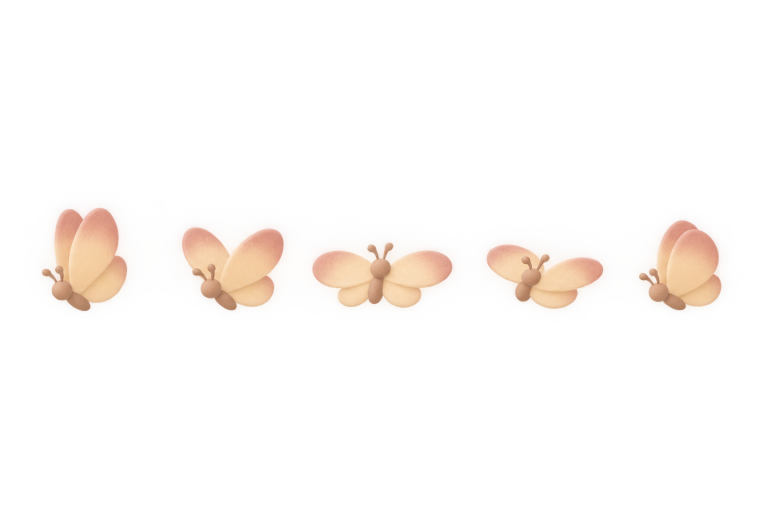
#> input picture design/art/masters/critter-butterfly/raw.webp, 1536 x 1024 px (shown at 1/2 size)
$ python light.py ../../design/art/masters/critter-butterfly/raw.webp
#> lines starting #> are read from the running program, lines starting #| are printed output that depends on the picture; after the words box and inside, x2 and y2 are one past the last pixel; in counts of white or black regions, pixels touching at a corner belong together
### tools/imagegen/style_lock.py
#!/usr/bin/env python3
"""Style lock: pull a generated image toward Pofu's look, measurably.

The art-direction study (docs/design/art-direction-study.md) found that
generated props drift away from R1 in three measurable ways: they are
darker (lower lightness floor), far more saturated (chroma), and carry more
fine detail at display size (hammered copper, wood grain, specular glints).
The style lock fixes those three things and nothing else. It never invents
shape; anything structural (camera, proportions, silhouette) is fixed in
the prompt and by regeneration.

Each step works in CIELAB on straight (unpremultiplied) color, and filters
are alpha-aware: transparent pixels are first filled with nearby opaque
color so nothing dark bleeds into the edges.

Presets live in ``style_lock.json`` next to this file:

    plate-final kind plate (ADR-0023): alpha snap and edge feather only
    lock-light  the default: bakes only the floor, detail, hue fixes and edges;
                saturation and contrast are graded at runtime (WorldGrade)
    soft-lock   the default until 2026-11-02 (hybrid of A and a light B)
    harmonize   study treatment A: grade and clamp only
    gouache     study treatment B: strong simplification and value steps
    storybook   study treatment C: flat color blocks and a soft outline

Usage:

    python3 -I tools/imagegen/style_lock.py apply --preset lock-light IN.png OUT.png
    python3 -I tools/imagegen/style_lock.py measure IN.png [IN2.png ...]

Dependencies: numpy and Pillow only.
"""
from __future__ import annotations

import argparse
import json
import sys
from dataclasses import dataclass
from pathlib import Path

import numpy as np
from PIL import Image

HERE = Path(__file__).resolve().parent
PRESETS_PATH = HERE / "style_lock.json"

# ---------------------------------------------------------------------------
# Color science (sRGB D65 <-> CIELAB), vectorized
# ---------------------------------------------------------------------------

_M = np.array([[0.4124564, 0.3575761, 0.1804375],
               [0.2126729, 0.7151522, 0.0721750],
               [0.0193339, 0.1191920, 0.9503041]])
_M_INV = np.linalg.inv(_M)
_WHITE = np.array([0.95047, 1.0, 1.08883])


def srgb_to_lab(rgb: np.ndarray) -> np.ndarray:
    rgb = np.asarray(rgb, dtype=np.float64)
    lin = np.where(rgb <= 0.04045, rgb / 12.92, ((rgb + 0.055) / 1.055) ** 2.4)
    xyz = lin @ _M.T / _WHITE
    eps, kappa = 216 / 24389, 24389 / 27
    f = np.where(xyz > eps, np.cbrt(xyz), (kappa * xyz + 16) / 116)
    return np.stack([116 * f[..., 1] - 16, 500 * (f[..., 0] - f[..., 1]), 200 * (f[..., 1] - f[..., 2])], axis=-1)


# [11 lines left out: function lab_to_srgb, not called in this run]


def lch(lab: np.ndarray) -> tuple[np.ndarray, np.ndarray, np.ndarray]:
    return lab[..., 0], np.hypot(lab[..., 1], lab[..., 2]), np.degrees(np.arctan2(lab[..., 2], lab[..., 1])) % 360


def from_lch(L: np.ndarray, C: np.ndarray, H: np.ndarray) -> np.ndarray:
    h = np.radians(H)
    return np.stack([L, C * np.cos(h), C * np.sin(h)], axis=-1)


# ---------------------------------------------------------------------------
# Filters (numpy only)
# ---------------------------------------------------------------------------

def box(img: np.ndarray, r: int) -> np.ndarray:
    """Mean over a (2r+1)^2 window, edges clamped. Works on 2D or 3D arrays."""
    if r <= 0:
        return img.copy()
    pad = [(r + 1, r), (r + 1, r)] + [(0, 0)] * (img.ndim - 2)
    p = np.pad(img, pad, mode="edge")
    c = p.cumsum(0).cumsum(1)
    k = 2 * r + 1
    s = c[k:, k:] - c[:-k, k:] - c[k:, :-k] + c[:-k, :-k]
    return s / (k * k)


# [102 lines left out: functions bleed, guided_smooth, kuwahara, _shift, gaussian_blur, value_noise and 1 more, not called in this run]


def hue_weight(H: np.ndarray, center: float, width: float) -> np.ndarray:
    d = np.abs((H - center + 180) % 360 - 180)
    return np.clip(1 - d / max(width, 1e-6), 0, 1) ** 2 * (3 - 2 * np.clip(1 - d / max(width, 1e-6), 0, 1))


# [14 lines left out: function clamp_chroma, not called in this run]


def soft_floor(x: np.ndarray, floor: float, knee: float) -> np.ndarray:
    """Identity above the knee, then a smooth toe that never drops below the floor."""
    return -soft_ceiling(-x, -knee, -floor)


# [48 lines left out: functions lift_values, posterize_soft, kmeans_lab, not called in this run]


# ---------------------------------------------------------------------------
# The style lock
# ---------------------------------------------------------------------------

@dataclass
class LockResult:
    rgba: np.ndarray  # float 0..1
    preset: str
    params: dict


def load_presets(path: Path = PRESETS_PATH) -> dict:
    return json.loads(Path(path).read_text(encoding="utf-8"))["presets"]


# [133 lines left out: functions apply_lock, measure, not called in this run]


def load_rgba(path: Path) -> np.ndarray:
    with Image.open(path) as im:
#> im is the input picture: PIL image 1536x1024 RGBA; mean R, G, B, A 52.2, 43.5, 41.3, 18.3
        return np.asarray(im.convert("RGBA"), dtype=np.float64) / 255.0


def save_rgba(rgba: np.ndarray, path: Path) -> None:
    Path(path).parent.mkdir(parents=True, exist_ok=True)
    Image.fromarray(np.clip(np.round(rgba * 255), 0, 255).astype(np.uint8), "RGBA").save(path, optimize=True)


# [26 lines left out: functions preset_for, main, not called in this run]


# [2 lines that do not run on import are left out]

### tools/imagegen/light.py
"""The art light standard: prompt block, measurement and target lookup.

Rules live in docs/design/light-standard.md (ADR-0021); numbers in
design/art/light-standard.json (value targets per colour-script cell x
layer, measured from the founder-picked references); key direction, rim, fill, shadow hue and fog are read from
design/art/colour-script.json and never duplicated. Pure functions (no
network), unit-tested on Linux.

A job declares `light: {cell: day|dawn|golden|dusk|night, layer: subject|near|far}`.
"""
from __future__ import annotations

import json
import sys
from pathlib import Path

import numpy as np
from PIL import Image, ImageFilter

HERE = Path(__file__).resolve().parent
sys.path.insert(0, str(HERE))
import style_lock as sl  # noqa: E402

ART_ROOT = HERE.parents[1] / "design" / "art"
STANDARD_PATH = ART_ROOT / "light-standard.json"
COLOUR_SCRIPT_PATH = ART_ROOT / "colour-script.json"

CELLS = ("day", "dawn", "golden", "dusk", "night")
LAYERS = ("subject", "near", "far")
# Kinds that need no light declaration (they carry no scene light).
EXEMPT_KINDS = ("icon", "ui", "widget", "appicon")
# Kinds that are sprites when transparent: painted under the day cell, relit
# by code. Plates (opaque) and concepts may paint any cell.
SPRITE_KINDS = ("char", "station", "prop", "world", "sheet")
MEASURE_PX = 800
# The subject region of an opaque plate: the lower middle, where the player looks.
PLATE_SUBJECT_BOX = (0.20, 0.30, 0.80, 0.90)  # x0, y0, x1, y1 as fractions


class LightError(ValueError):
    pass


_cache: dict[Path, dict] = {}


# [4 lines left out: function _load, not called in this run]


def standard() -> dict:
    return _load(STANDARD_PATH)


def colour_script() -> dict:
    return _load(COLOUR_SCRIPT_PATH)


# [10 lines left out: function parse_light, not called in this run]


def is_sprite(kind: str, transparent: bool) -> bool:
    return transparent and kind in SPRITE_KINDS


def targets(light: dict) -> dict:
    return standard()["cells"][light["cell"]][light["layer"]]


# ---------------------------------------------------------------------------
# Prompt block
# ---------------------------------------------------------------------------

# [61 lines left out: functions direction, opposite, render_block, not called in this run]


# ---------------------------------------------------------------------------
# Measurement
# ---------------------------------------------------------------------------

def subject_mask(rgba: np.ndarray) -> np.ndarray:
    alpha = rgba[..., 3]
    if float((alpha < 0.9).mean()) > 0.02:
        return alpha > 0.9
    h, w = alpha.shape
    x0, y0, x1, y1 = PLATE_SUBJECT_BOX
    m = np.zeros((h, w), dtype=bool)
    m[int(y0 * h):int(y1 * h), int(x0 * w):int(x1 * w)] = True
    return m


def _shrink(rgba: np.ndarray, px: int = MEASURE_PX) -> np.ndarray:
#> called with px = 800
    h, w = rgba.shape[:2]
#> h = 1024; w = 1536
    if max(h, w) <= px:
        return rgba
    s = px / max(h, w)
#> s = 0.521
    im = Image.fromarray(np.clip(np.round(rgba * 255), 0, 255).astype(np.uint8), "RGBA")
    im = im.resize((max(3, round(w * s)), max(3, round(h * s))), Image.Resampling.LANCZOS)
#> im: PIL image 800x533 RGBA
    return np.asarray(im, dtype=np.float64) / 255
#> returned value: shape (533, 800, 4) float64


def dark_channel(rgb: np.ndarray, size: int = 9) -> np.ndarray:
    dc = np.clip(rgb.min(axis=2) * 255, 0, 255).astype(np.uint8)
    return np.asarray(Image.fromarray(dc).filter(ImageFilter.MinFilter(size)), dtype=np.float64) / 255


def is_opaque(rgba: np.ndarray) -> bool:
    return float((rgba[..., 3] < 0.9).mean()) <= 0.02


def measure_light(rgba: np.ndarray) -> dict:
    """Light statistics of the subject region, plus the frame's sky, sea and darks for an opaque take
    (see design/art/light-standard.json `metrics`)."""
    rgba = _shrink(rgba)
    m = subject_mask(rgba)
#> in subject_mask, `return alpha > 0.9`:
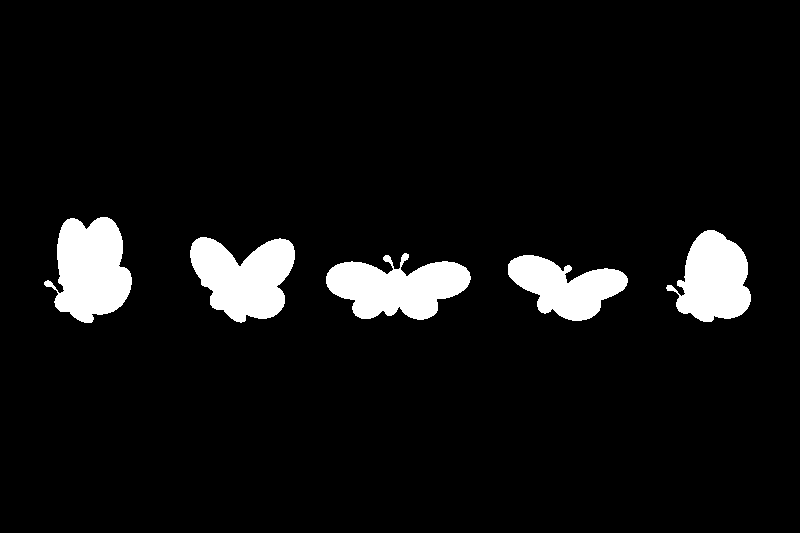
#> returned value: shape (533, 800) bool; 6.6% white; 5 white regions, box (x1, y1, x2, y2) and area: (44, 217, 132, 323) 6293, (190, 237, 295, 323) 6069, (326, 253, 471, 320) 6067, (666, 230, 751, 322) 5111, (508, 255, 628, 321) 4551
    if not m.any():
        return {"error": "no subject pixels"}
    rgb = rgba[..., :3]
    L = sl.srgb_to_lab(rgb)[..., 0]
#> in srgb_to_lab, `f = np.where(xyz > eps, np.cbrt(xyz), (kappa * xyz + 16) / 116)`:
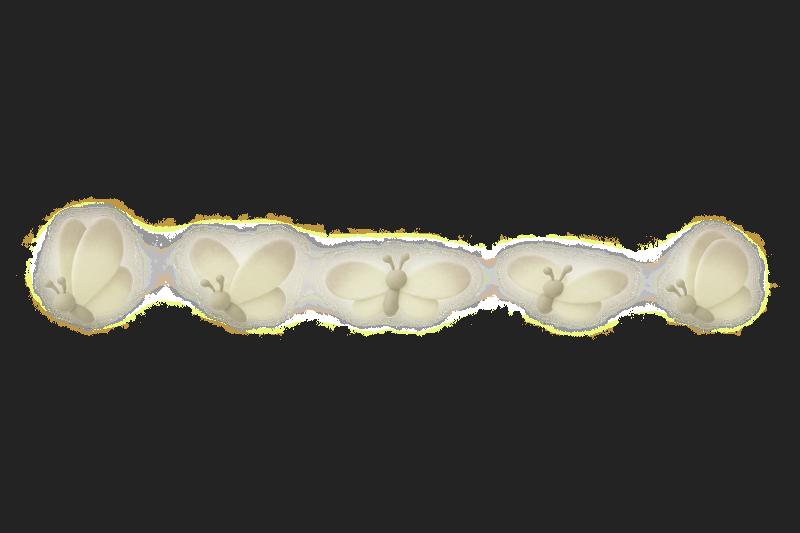
#> f: shape (533, 800, 3) float64; mean of channels 0, 1, 2 0.255, 0.252, 0.233; drawn as R, G, B
#> in srgb_to_lab, `return np.stack([116 * f[..., 1] - 16, 500 * (f[..., 0] - f[..., 1]), ..`:
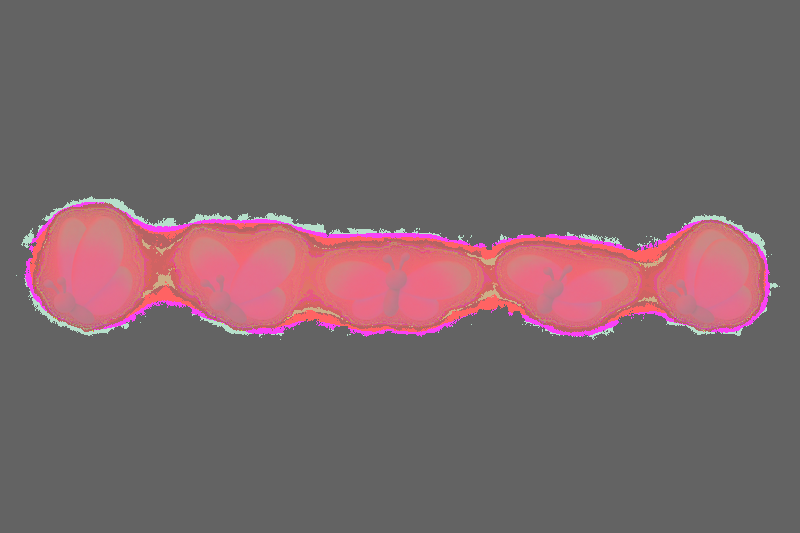
#> returned value: shape (533, 800, 3) float64; mean of channels 0, 1, 2 13.2, 1.7, 3.9; drawn with min black and max white
    q = lambda a, p: float(np.percentile(a, p))
    Ls = L[m]
    g = L / 100
    sd = np.sqrt(np.clip(sl.box(g * g, 4) - sl.box(g, 4) ** 2, 0, None))
#> in box, `p = np.pad(img, pad, mode="edge")`:
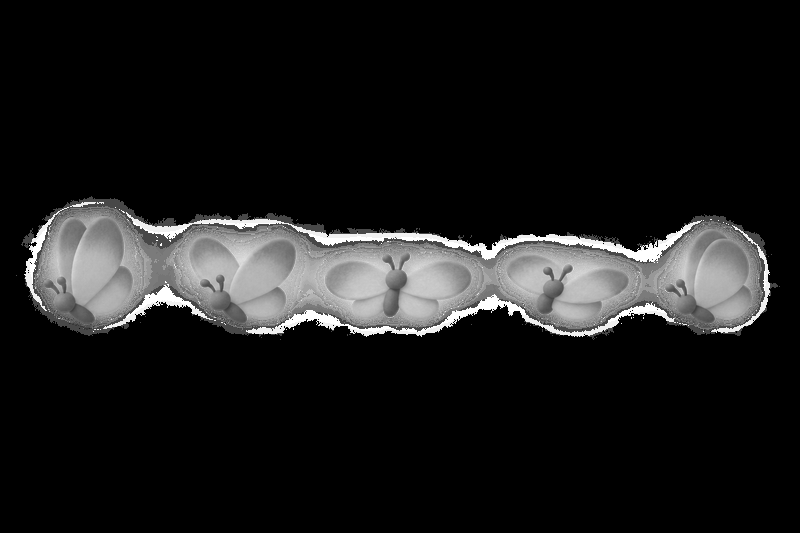
#> img: shape (533, 800) float64; min 0, max 1, mean 0.105
#> in box, `c = p.cumsum(0).cumsum(1)`:
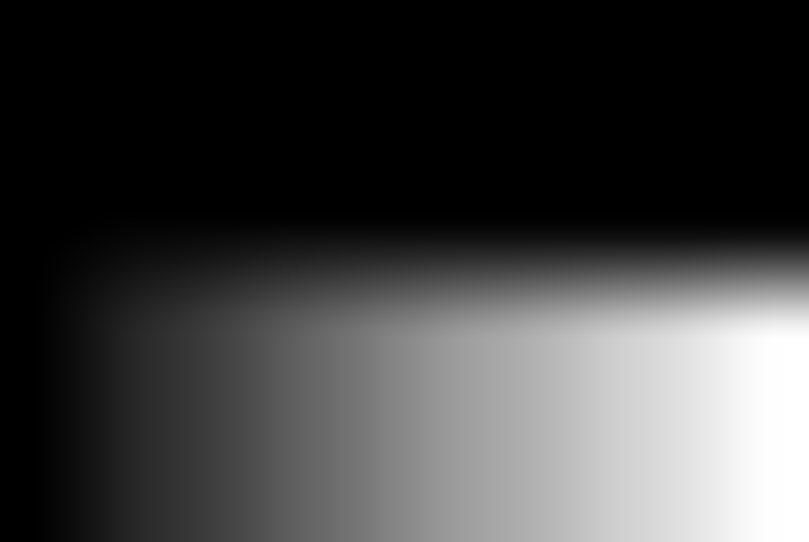
#> c: shape (542, 809) float64; min 0, max 44910.6, mean 11293.6; drawn with min black and max white
#> call 2 of box, with r = 4
#> in box (call 2), `s = c[k:, k:] - c[:-k, k:] - c[k:, :-k] + c[:-k, :-k]`:
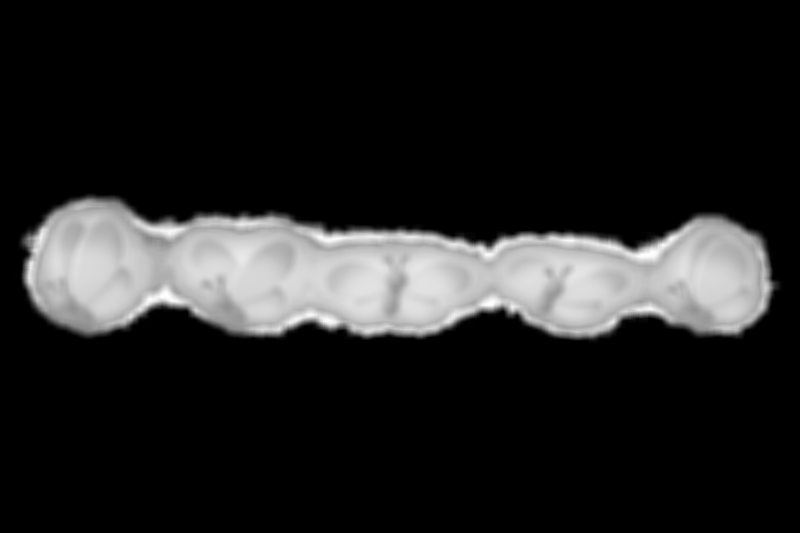
#> s: shape (533, 800) float64; min -7.28e-12, max 81, mean 10.7; drawn with min black and max white
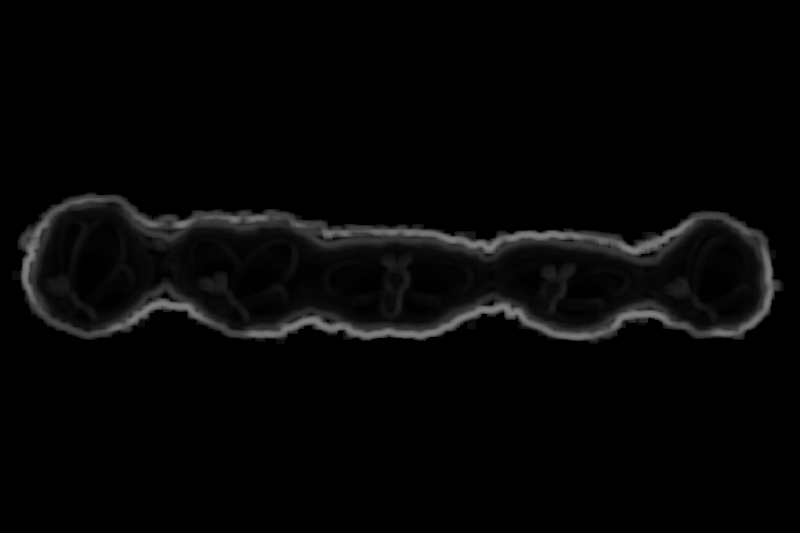
#> sd: shape (533, 800) float64; min 0, max 0.5, mean 0.0226
    out = {"L_p5": round(q(Ls, 5), 1), "L_p50": round(q(Ls, 50), 1), "L_p98": round(q(Ls, 98), 1),
           "lc_p75": round(q(sd[m], 75) * 100, 2)}
#> out = {'L_p5': 61.4, 'L_p50': 80.9, 'L_p98': 88.7, 'lc_p75': 3.83}
    if is_opaque(rgba):
        h = L.shape[0]
        out.update({"sky_L": round(float(L[: max(h // 8, 1)].mean()), 1),
                    "sea_L": round(float(L[h - max(h // 8, 1):].mean()), 1),
                    "dark_pct": round(float((L[h // 4:] < 30).mean()) * 100, 1)})
    return out


# [42 lines left out: function evaluate, not called in this run]


def main(argv: list[str] | None = None) -> int:
    """`python3 -I tools/imagegen/light.py FILE... [--cell day --layer subject]`: print measurements and grades."""
    import argparse

    ap = argparse.ArgumentParser(description=main.__doc__)
    ap.add_argument("files", nargs="+", type=Path)
    ap.add_argument("--cell", choices=CELLS)
    ap.add_argument("--layer", choices=LAYERS, default="subject")
    args = ap.parse_args(argv)
    for f in args.files:
        m = measure_light(sl.load_rgba(f))
#> m has the same summary as out in measure_light
        print(f"{f.name}: {m}")
#| raw.webp: {'L_p5': 61.4, 'L_p50': 80.9, 'L_p98': 88.7, 'lc_p75': 3.83}
        if args.cell and "error" not in m:
            for name, status, message, _ in evaluate(m, {"cell": args.cell, "layer": args.layer}):
                print(f"   {status:4s} {name}: {message}")
    return 0


if __name__ == "__main__":
    sys.exit(main())
#> (the program exits here)
